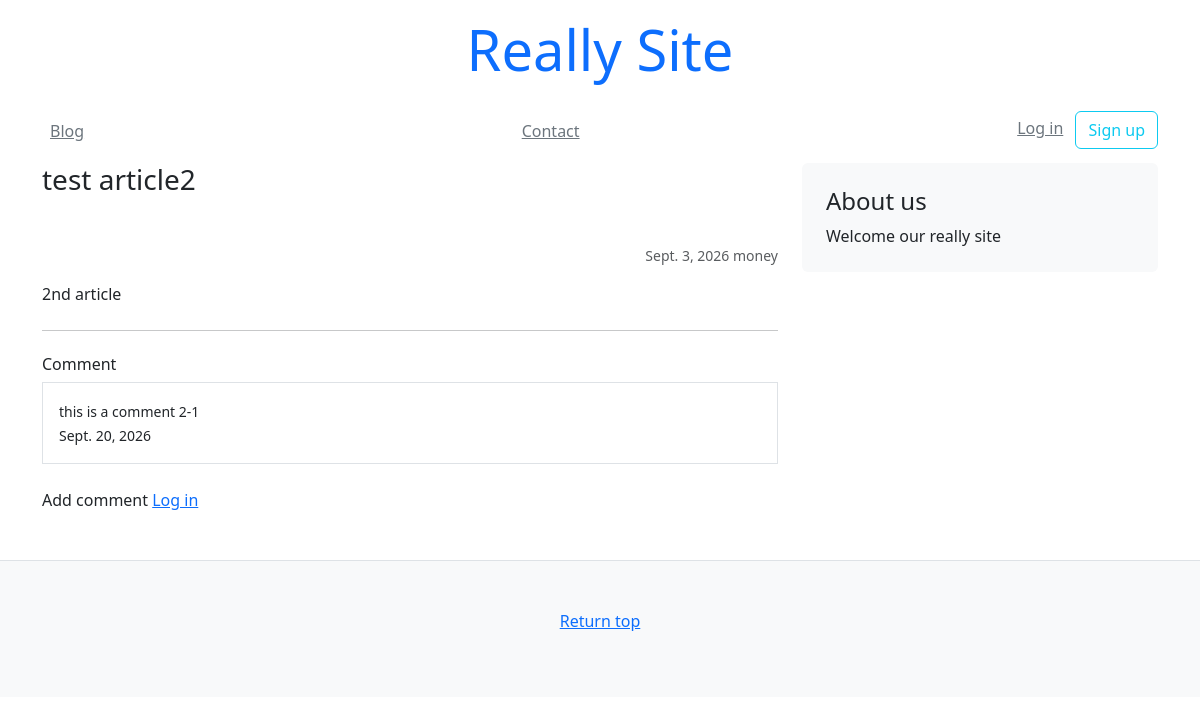
Page /blog/2/ on the earlier database version.
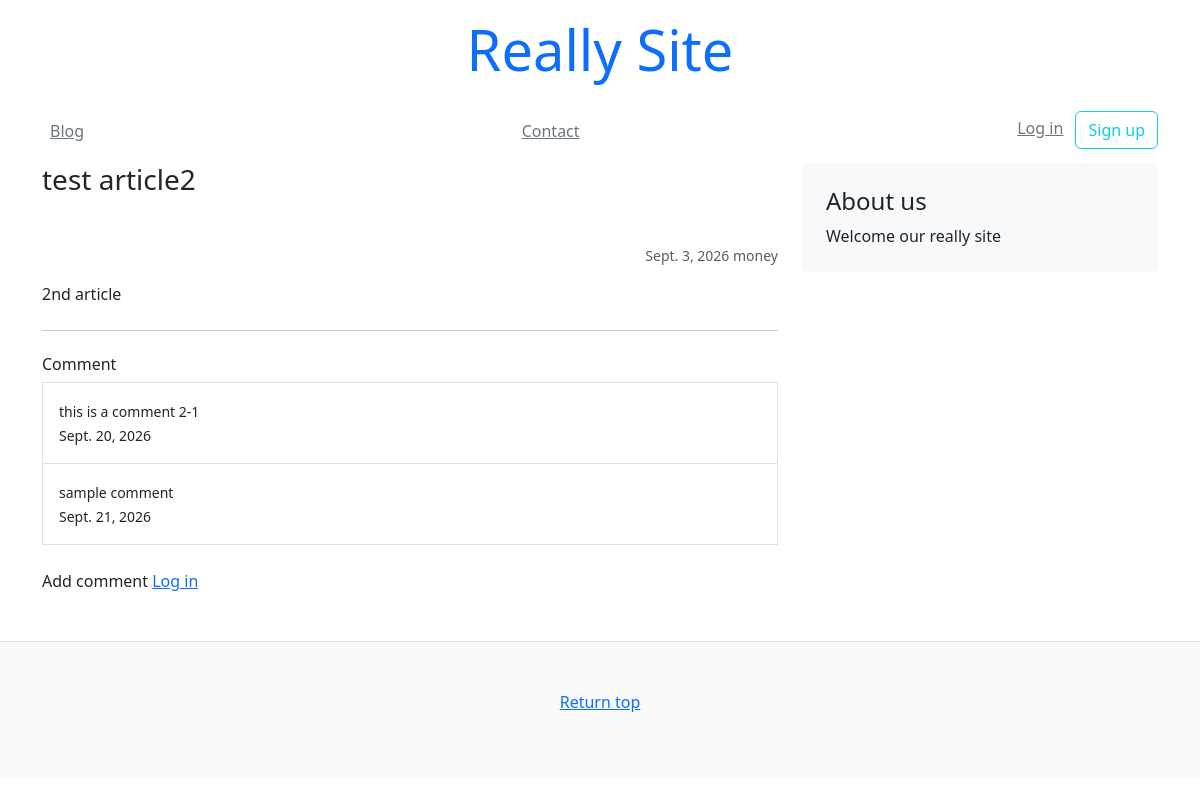
Same page on the later database version.
### blog/models.py (models this page shows)
class Comment(models.Model):
    comment = models.TextField(default="", max_length=1000)
    created_at = models.DateField(auto_now_add=True)
    author = models.ForeignKey(get_user_model(), on_delete=models.CASCADE)
    article = models.ForeignKey(Article, on_delete=models.CASCADE)

### blog/views.py (the view, shortened to what this page needs)
# urls.py: path('<slug:pk>/', views.article),
def article(request, pk):
    obj = Article.objects.get(pk=pk)
    comments = Comment.objects.filter(article=obj)
    context = {
        "article": obj,
        "comments": comments
    }
    return render(request, "blog/article.html", context)

### templates/blog/article.html
{% extends 'mysite/base.html' %}
{% block content %}
    <main class="container">
        <div class="row">
            <div class="col-md-8">
                <h3 class="pb-4 mb-4 font-italic">{{ article.title }}</h3>
                <p class="small text-muted text-end">
                    {{ article.created_at }} {{ article.author }}
                </p>
                <p>{{ article.text }}</p>
                <hr class="my-4">
                {% include 'mysite/snippets/comment.html' %}
            </div>
            {% include 'mysite/snippets/sidebar.html' %}
        </div>
    </main>
{% endblock content %}

### templates/mysite/snippets/comment.html
<div>
    <h3 class="h6">Comment</h3>
    <div class="list-group">
        {% for comment in comments %}
            <a class="list-group-item list-group-item-action p-3 rounded-0" href="">
                <p class="m-0">
                    <small>{{ comment.comment }}</small>
                </p>
                <p class="m-0">
                    <small>{{ comment.created_at }}</small>
                </p>
            </a>
        {% endfor %}
    </div>
    {% if user.is_authenticated %}
        <form method="POST" class="my-4" action="">
            {% csrf_token %}
            <div class="mb-2">
                <label for="">Comment</label>
                <textarea class="rounded-0 bg-light form-control" name="comment" id="" rows="3"></textarea>
            </div>
            <div class="text-end">
                <button class="btn btn-sm btn-outline-success" type="submit">Add comment</button>
            </div>
        </form>
    {% else %}
        <p class="my-4">
            Add comment <a href="/login/">Log in</a>
        </p>
    {% endif %}
</div>

Differences in the rows shown:
added Comment: comment "sample comment", created_at "Sept. 21, 2026"
